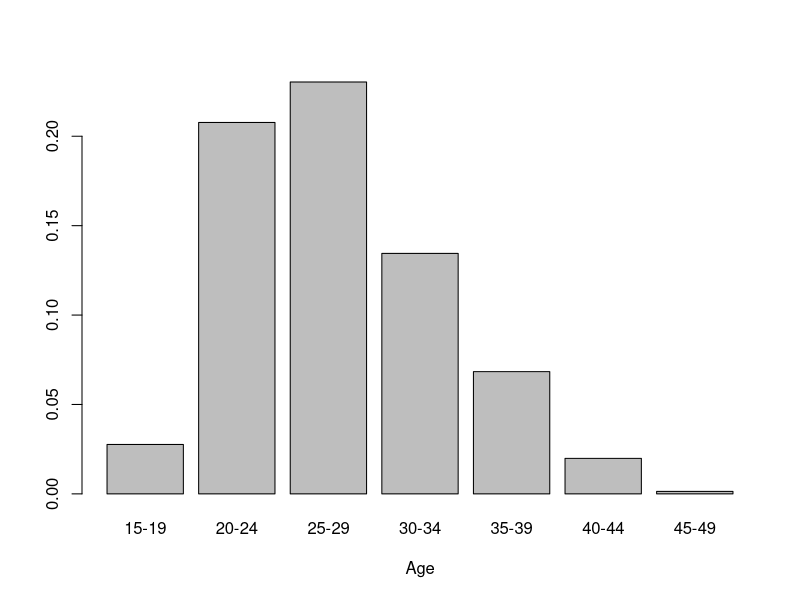
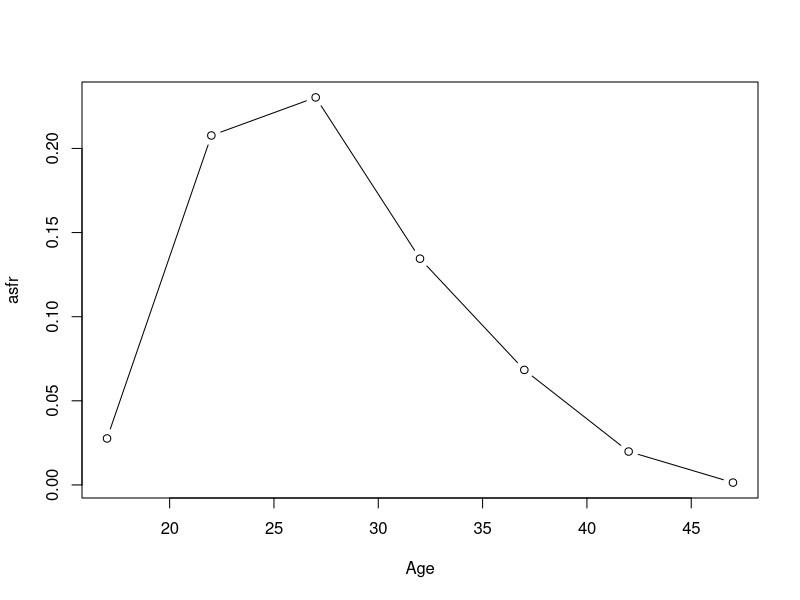
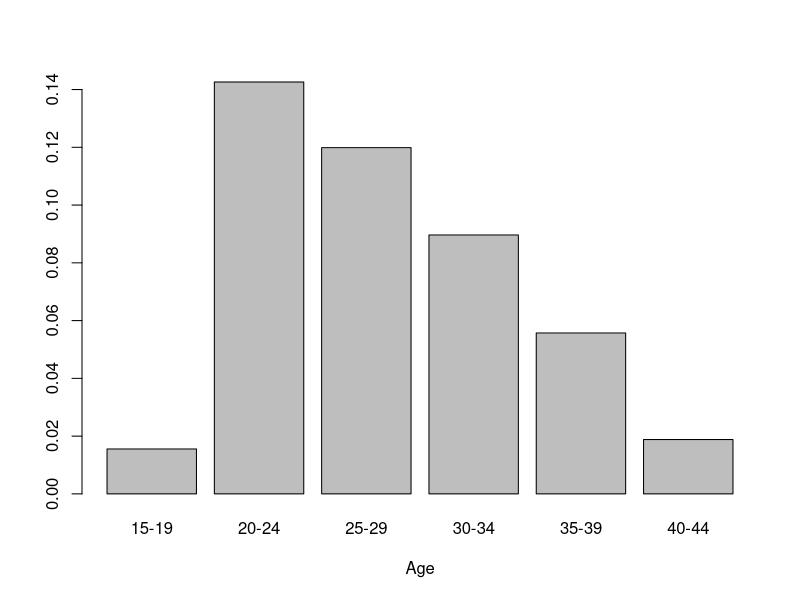
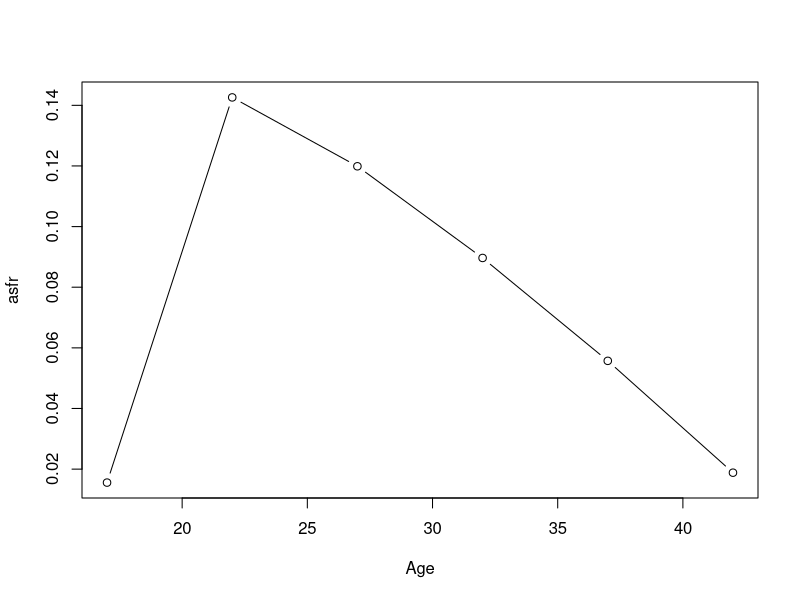

These charts were generated, in order, by the following R code:
#Q-1)
rm(list=ls())
age = c("15-19","20-24","25-29","30-34","35-39","40-44","45-49")
births = c(2343,14541,16736,10210,5134,1422,93)
totalb = sum(births)
totalp = 2285800
cbr = totalb/totalp
femp1000 = c(84.79,70.01,72.66,75.92,75.1,71.62,66.66)
gfr = totalb/(1000*sum(femp1000));gfr  
asfr = births/(femp1000*1000);asfr
barplot(asfr,names.arg = age, cex.axis = 1, xlab = "Age")
plot(seq(17,47,5),asfr, type = 'b', xlab = "Age")		
tfr = sum(1000*asfr);tfr


#Q-2)
rm(list=ls())
age = c("15-19","20-24","25-29","30-34","35-39","40-44")
femp1000 = c(9,9.2,8.9,8.6,8.4,8.5)
births = c(140,1312,1067,771,468,160)
totalb = sum(births)
survfact = c(0.92,0.914,0.908,0.891,0.878,0.869);survfact
gfr = totalb/(1000*sum(femp1000));gfr  
asfr = births/(femp1000*1000);asfr
barplot(asfr,names.arg = age, cex.axis = 1, xlab = "Age")
plot(seq(17,42,5),asfr, type = 'b', xlab = "Age")		
tfr = sum(1000*asfr);tfr
grr = tfr*0.487;grr
nrr = sum(births/(femp1000*1000)*0.487*survfact);nrr